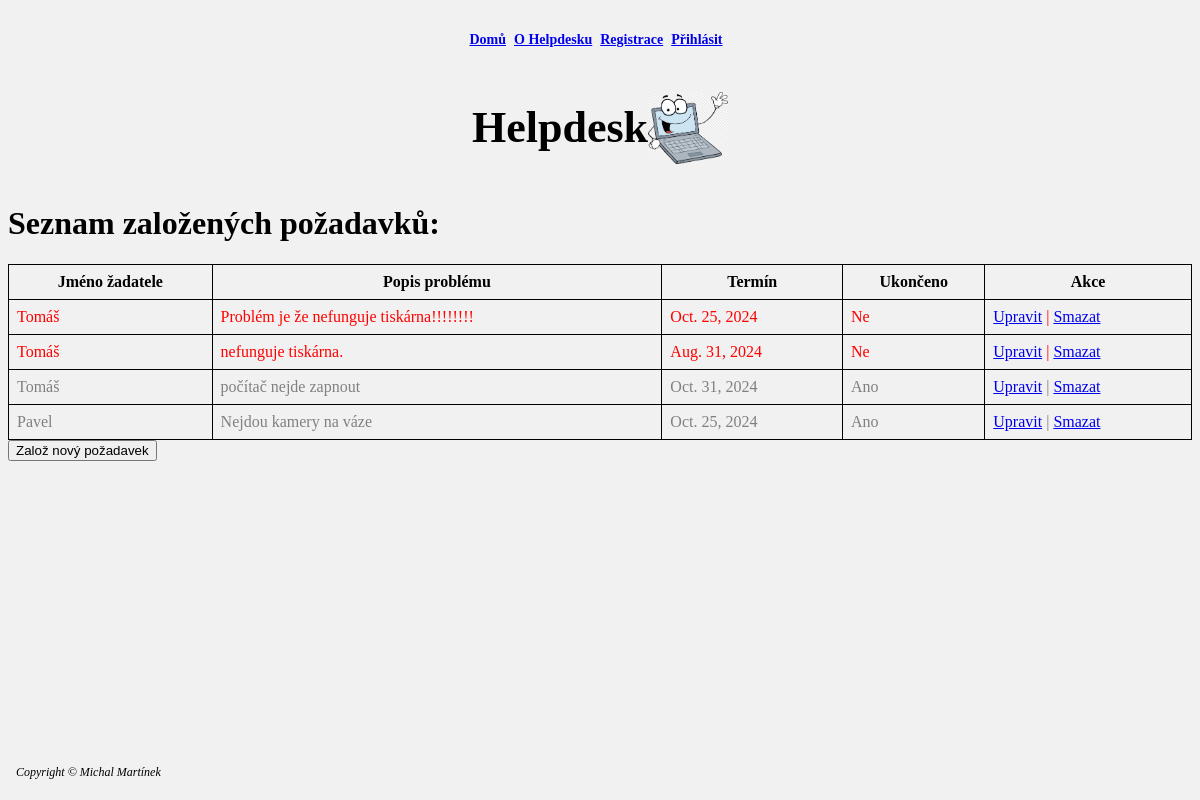
The page /add_hd/HDD_list/ on the database its author committed.
### add_hd/models.py (models this page shows, shortened)
class Helpdesk(models.Model):
    datum_zalozeni = models.DateField(default=timezone.now)
    termin_splneni = models.DateField(default=get_default_termin_splneni)
    jmeno_zadatele = models.CharField(max_length=100)
    popis_problemu = models.TextField(default='Není k dispozici')
    resitel = models.ForeignKey(User, on_delete=models.SET_NULL, null=True, blank=True)
    vyjadreni = models.TextField(blank=True, null=True)
    zpracovano = models.BooleanField(default=False)

### add_hd/views.py (the view)
# urls.py: path('HDD_list/', views.helpdesk_list, name='HDD_list'),
def helpdesk_list(request):
    helpdesks = Helpdesk.objects.all()
    now = timezone.now().date()
    return render(request, 'HDD_list.html', {'helpdesks': helpdesks, 'now': now})

### add_hd/templates/HDD_list.html (shortened to what this page needs)
{% extends "master.html" %}
{% load static %}
{% load tz %}
{% block content %}
<h1>Seznam založených požadavků:</h1>
<table style="width: 100%; border-collapse: collapse;">
    <thead>
        <tr>
            <th style="border: 1px solid black; padding: 8px;">Jméno žadatele</th>
            <th style="border: 1px solid black; padding: 8px;">Popis problému</th>
            <th style="border: 1px solid black; padding: 8px;">Termín</th>
            <th style="border: 1px solid black; padding: 8px;">Ukončeno</th>
            <th style="border: 1px solid black; padding: 8px;">Akce</th>
        </tr>
    </thead>
    <tbody>
        {% with now=now %}
            {% for helpdesk in helpdesks %}
                <tr style="color:
                    {% if helpdesk.zpracovano %} gray
                    {% elif helpdesk.termin_splneni < now %} red
                    {% else %} black {% endif %};">
                    <td style="border: 1px solid black; padding: 8px;">{{ helpdesk.jmeno_zadatele }}</td>
                    <td style="border: 1px solid black; padding: 8px;">{{ helpdesk.popis_problemu }}</td>
                    <td style="border: 1px solid black; padding: 8px;">{{ helpdesk.termin_splneni }}</td>
                    <td style="border: 1px solid black; padding: 8px;">{{ helpdesk.zpracovano|yesno:"Ano,Ne" }}</td>
                    <td style="border: 1px solid black; padding: 8px;">
                        <a href="{% url 'HD_edit' helpdesk.id %}" class="btn">Upravit</a> |
                        <a href="{% url 'HD_delete' helpdesk.id %}" class="btn btn-danger">Smazat</a>
                    </td>
                </tr>
            {% empty %}
                <tr>
                    <td colspan="5" style="text-align: center; padding: 8px;">Žádné tikety k zobrazení.</td>
                </tr>
            {% endfor %}
        {% endwith %}
    </tbody>
</table>
<form action="{% url 'HD_create' %}" method="get">
    <button type="submit" class="btn">Založ nový požadavek</button>
</form>
{% endblock %}

### static/css/styles.css (style rules this page uses)
.body { background-color: #f1f1f1; }

### rows shown on the page
Helpdesk: jmeno_zadatele "Tomáš", popis_problemu "Problém je že nefunguje tiskárna!!!!!!!!", termin_splneni "Oct. 25, 2024", zpracovano "Ne"
Helpdesk: jmeno_zadatele "Tomáš", popis_problemu "nefunguje tiskárna.", termin_splneni "Aug. 31, 2024", zpracovano "Ne"
Helpdesk: jmeno_zadatele "Tomáš", popis_problemu "počítač nejde zapnout", termin_splneni "Oct. 31, 2024", zpracovano "Ano"
Helpdesk: jmeno_zadatele "Pavel", popis_problemu "Nejdou kamery na váze", termin_splneni "Oct. 25, 2024", zpracovano "Ano"
